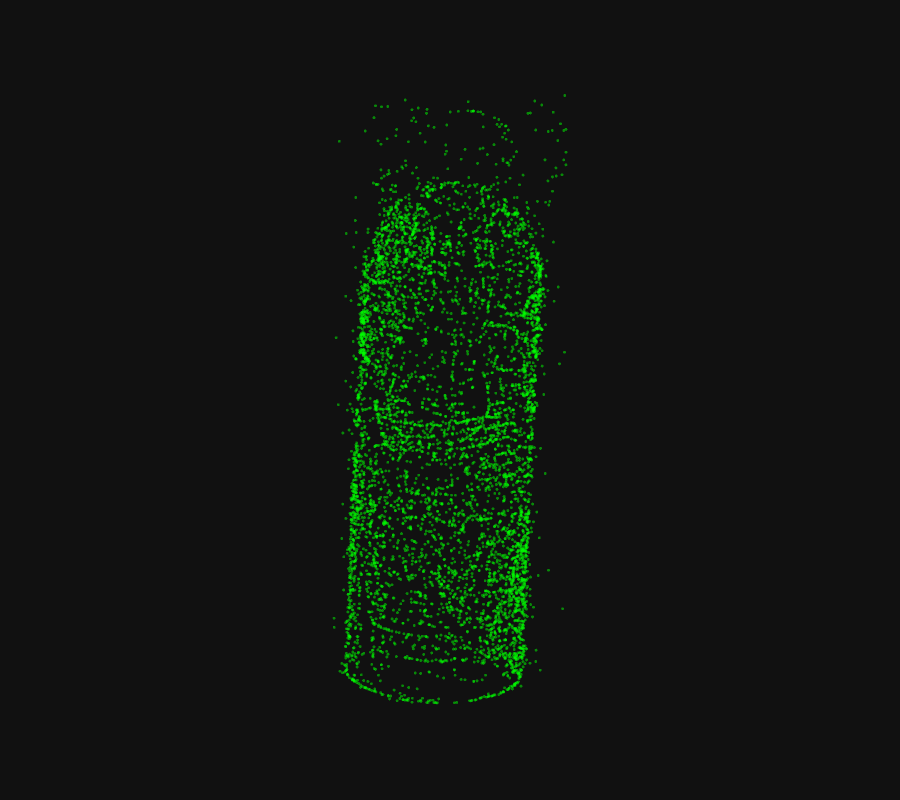

Notebook source saved alongside this figure:
### Code cell
sfm_path = '/data/pixtrack/outputs/nerf_sfm/bottle_07192022/sfm/'
model = pycolmap.Reconstruction(sfm_path)
fig = viz_3d.init_figure()
viz_3d.plot_reconstruction(fig, model, color='rgba(0,255,0,0.5)', name="reference", cameras=False)
fig.show()

### Figure 1 — Plotly figure (JSON) as saved in the notebook; plotly's stock layout.template omitted (floating-point values rounded to 4 significant figures; data arrays with more than 128 entries replaced by an {"elided": "..."} marker saying what was removed)
{"data": [{"legendgroup": "reference", "marker": {"color": "rgba(0,255,0,0.5)", "line": {"width": 0}, "size": 1}, "mode": "markers", "name": "reference", "type": "scatter3d", "x": {"elided": "6332 float values"}, "y": {"elided": "6332 float values"}, "z": {"elided": "6332 float values"}}], "layout": {"height": 800, "legend": {"orientation": "h", "x": 0.1, "xanchor": "left", "y": 0.99, "yanchor": "top"}, "margin": {"b": 0, "l": 0, "pad": 0, "r": 0, "t": 0}, "scene": {"aspectmode": "data", "camera": {"eye": {"x": 0, "y": -0.1, "z": -2}, "projection": {"type": "orthographic"}, "up": {"x": 0, "y": -1, "z": 0}}, "dragmode": "orbit", "xaxis": {"autorange": true, "showbackground": false, "showgrid": false, "showline": false, "showticklabels": true, "visible": false}, "yaxis": {"autorange": true, "showbackground": false, "showgrid": false, "showline": false, "showticklabels": true, "visible": false}, "zaxis": {"autorange": true, "showbackground": false, "showgrid": false, "showline": false, "showticklabels": true, "visible": false}}}}
